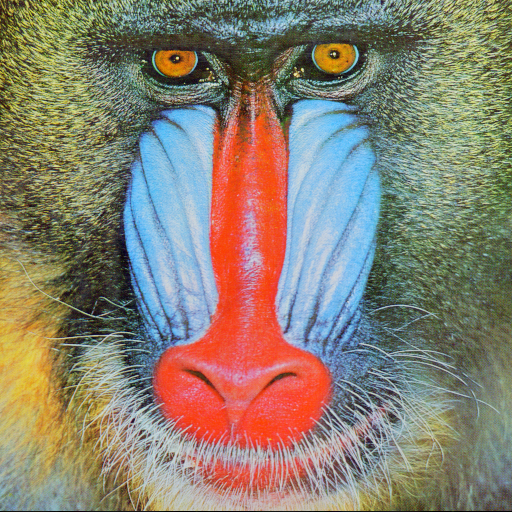
#> input picture grayscale_histogram_processing/mandrill.png, 512 x 512 px
$ python Exercise4.5.py
#> lines starting #> are read from the running program, lines starting #| are printed output that depends on the picture
import matplotlib
matplotlib.use("Agg")
import matplotlib.pyplot as plt
import numpy as np
from PIL import Image
import math

# 基础函数
def convert_rgb_to_gray(path: str) -> np.ndarray:
    # 读入并转灰度
#> called with path = 'mandrill.png'
    return np.array(Image.open(path).convert("L"))
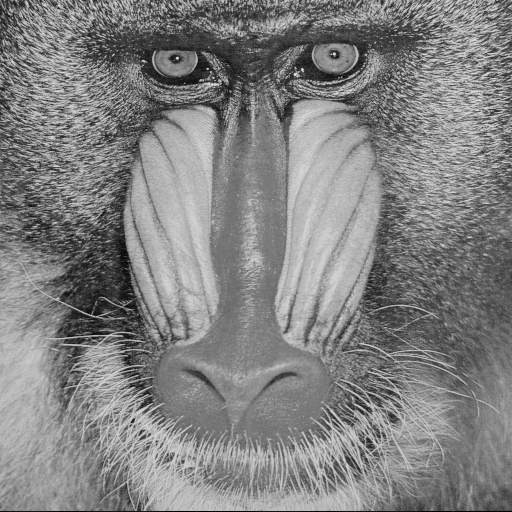
#> returned value: shape (512, 512); min 0, max 231, mean 129.6

def histogram_equalize(img_gray: np.ndarray):
    # 直方图均衡化：返回均衡图与 LUT
    hist = np.bincount(img_gray.ravel(), minlength=256)
#> hist = 256 values, max 2772 at index 121, min 0 at index 225, mean 1024
    cdf = hist.cumsum().astype(np.float64)
#> cdf = 256 values from 35 to 262144
    cdf_masked = np.ma.masked_equal(cdf, 0)
    cdf_norm = (cdf_masked - cdf_masked.min()) * 255.0 / (cdf_masked.max() - cdf_masked.min())
    lut = np.ma.filled(cdf_norm, 0).astype(np.uint8)
#> lut = 256 values from 0 to 255
    equal = lut[img_gray]
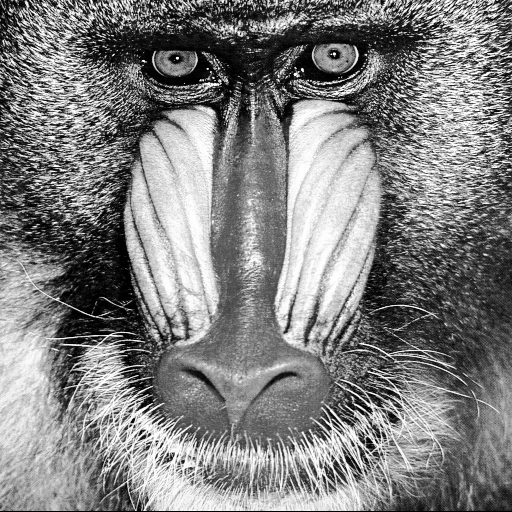
#> equal: shape (512, 512); min 0, max 255, mean 127.9
    return equal, lut

# Gamma 校正：返回校正图与传递函数 (0..255)
def gamma_correction(img_gray: np.ndarray, gamma: float):
    # Vout = 255 * (Vin/255)^(1/gamma)
    assert img_gray.ndim == 2
    inv_gamma = 1.0 / gamma
    norm = img_gray.astype(np.float32) / 255.0
    out = np.clip(norm ** inv_gamma, 0.0, 1.0)
    out_img = (out * 255.0 + 0.5).astype(np.uint8)
    vin = np.arange(256, dtype=np.float32) / 255.0
    tf = (vin ** inv_gamma * 255.0 + 0.5).astype(np.uint8)
    return out_img, tf

# 归一化 (对比度拉伸)
def normalize_image(img_gray: np.ndarray) -> np.ndarray:
    vmin = int(img_gray.min())
    vmax = int(img_gray.max())
    if vmax == vmin:
        return img_gray.copy()
    out = (img_gray.astype(np.float32) - vmin) * 255.0 / (vmax - vmin)
    return (out + 0.5).astype(np.uint8)

def normal_cdf():
    # 生成正态 CDF 曲线（使用 math.erf 避免依赖 numpy.erf）
    x = np.linspace(-4, 4, 200)
    y = 0.5 * (1.0 + np.array([math.erf(xx / math.sqrt(2.0)) for xx in x]))
    return x, y

if __name__ == "__main__":
    img = convert_rgb_to_gray("mandrill.png")

    eq_img, eq_lut = histogram_equalize(img)
#> eq_lut = 256 values from 0 to 255
    gamma_04_img, gamma_04_tf = gamma_correction(img, 0.4)
#> in gamma_correction, `out = np.clip(norm ** inv_gamma, 0.0, 1.0)`:
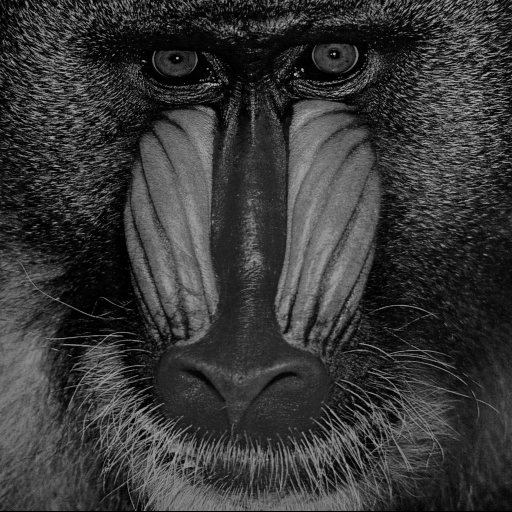
#> out: shape (512, 512) float32; min 0, max 0.781, mean 0.22
#> gamma_04_tf = 256 values from 0 to 255
    gamma_24_img, gamma_24_tf = gamma_correction(img, 2.4)
#> call 2 of gamma_correction, with gamma = 2.4
#> in gamma_correction (call 2), `out = np.clip(norm ** inv_gamma, 0.0, 1.0)`:
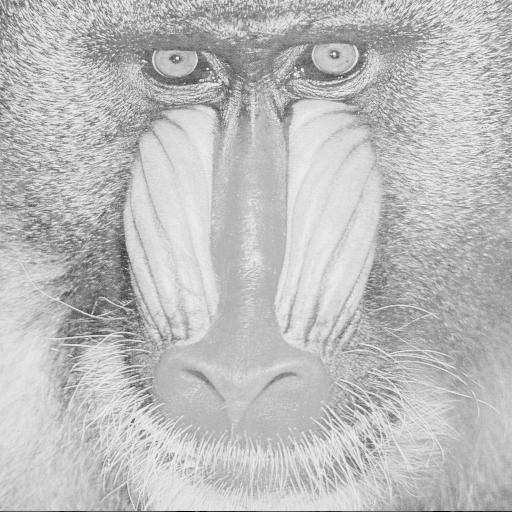
#> out: shape (512, 512) float32; min 0, max 0.96, mean 0.743
#> gamma_24_tf = 256 values from 0 to 255
    norm_img = normalize_image(img)
#> in normalize_image, `vmin = int(img_gray.min())`: vmin = 0
#> in normalize_image, `vmax = int(img_gray.max())`: vmax = 231
    x, y = normal_cdf()

    Image.fromarray(gamma_04_img).save("mandrill_gamma_0.4.png")
    Image.fromarray(gamma_24_img).save("mandrill_gamma_2.4.png")
    Image.fromarray(norm_img).save("mandrill_normalized.png")

    plt.figure(figsize=(14, 8))
    plt.subplot(231); plt.title("Original"); plt.axis("off"); plt.imshow(img, cmap="gray")
    plt.subplot(232); plt.title("Gamma 0.4"); plt.axis("off"); plt.imshow(gamma_04_img, cmap="gray")
    plt.subplot(233); plt.title("Gamma 2.4"); plt.axis("off"); plt.imshow(gamma_24_img, cmap="gray")
    plt.subplot(234); plt.title("Equalized"); plt.axis("off"); plt.imshow(eq_img, cmap="gray")
    plt.subplot(235); plt.title("Normalized"); plt.axis("off"); plt.imshow(norm_img, cmap="gray")
    plt.subplot(236); plt.title("Transfer functions")
    plt.plot(gamma_04_tf, label="gamma=0.4")
    plt.plot(gamma_24_tf, label="gamma=2.4")
    plt.plot(np.arange(256), eq_lut, label="Equalize LUT", alpha=0.6)
    plt.plot([0, 255], [0, 255], "k--", label="Identity")
    plt.xlim(0, 255); plt.ylim(0, 255); plt.legend(fontsize=8)
    plt.tight_layout()
    plt.savefig("mandrill_gamma_normalize_equalize.png")
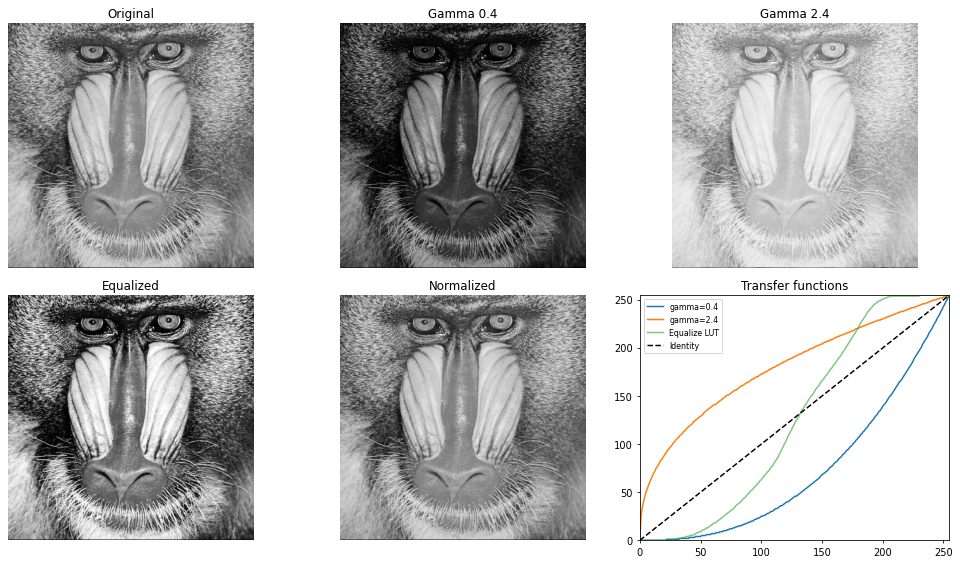
#> figure drawn by matplotlib, 6 panels; panel 6: curve peaks at x = 255, y = 255; panel 6: curve peaks at x = 254, y = 255; panel 6: curve peaks at x = 231, y = 255
    print("Done: generated gamma, normalization and equalization results.")
